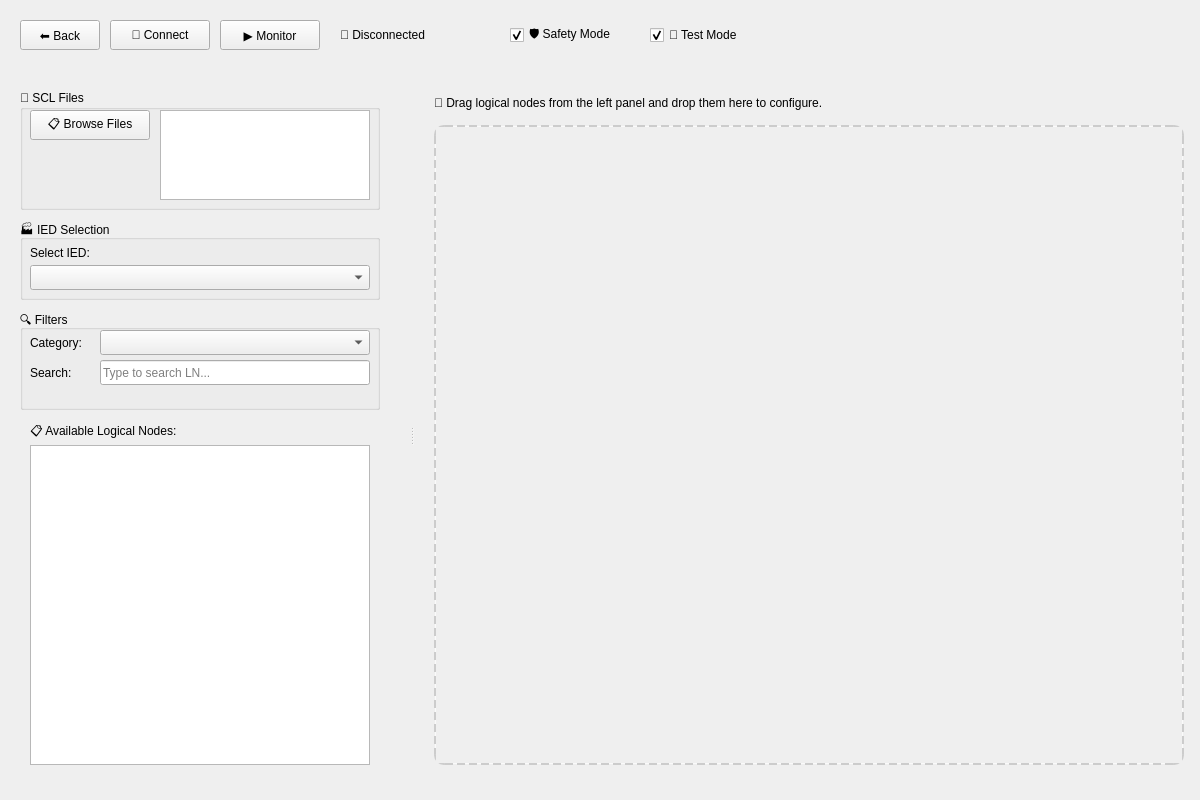
<?xml version="1.0" encoding="UTF-8"?>
<ui version="4.0">
 <class>EasyEditorWidget</class>
 <widget class="QWidget" name="EasyEditorWidget">
  <property name="geometry">
   <rect>
    <x>0</x>
    <y>0</y>
    <width>1200</width>
    <height>800</height>
   </rect>
  </property>
  <property name="windowTitle">
   <string>SCL Logical Node Editor</string>
  </property>
  
  <!-- Top Control Bar -->
  <widget class="QPushButton" name="backBtn">
   <property name="geometry">
    <rect>
     <x>20</x>
     <y>20</y>
     <width>80</width>
     <height>30</height>
    </rect>
   </property>
   <property name="text">
    <string>⬅️ Back</string>
   </property>
  </widget>
  
  <widget class="QPushButton" name="connectBtn">
   <property name="geometry">
    <rect>
     <x>110</x>
     <y>20</y>
     <width>100</width>
     <height>30</height>
    </rect>
   </property>
   <property name="text">
    <string>🔌 Connect</string>
   </property>
  </widget>
  
  <widget class="QPushButton" name="monitorBtn">
   <property name="geometry">
    <rect>
     <x>220</x>
     <y>20</y>
     <width>100</width>
     <height>30</height>
    </rect>
   </property>
   <property name="text">
    <string>▶️ Monitor</string>
   </property>
  </widget>
  
  <widget class="QLabel" name="connectionStatus">
   <property name="geometry">
    <rect>
     <x>340</x>
     <y>20</y>
     <width>150</width>
     <height>30</height>
    </rect>
   </property>
   <property name="text">
    <string>🔴 Disconnected</string>
   </property>
  </widget>
  
  <widget class="QCheckBox" name="safetyMode">
   <property name="geometry">
    <rect>
     <x>510</x>
     <y>25</y>
     <width>120</width>
     <height>20</height>
    </rect>
   </property>
   <property name="text">
    <string>🛡️ Safety Mode</string>
   </property>
   <property name="checked">
    <bool>true</bool>
   </property>
  </widget>
  
  <widget class="QCheckBox" name="testMode">
   <property name="geometry">
    <rect>
     <x>650</x>
     <y>25</y>
     <width>100</width>
     <height>20</height>
    </rect>
   </property>
   <property name="text">
    <string>🧪 Test Mode</string>
   </property>
   <property name="checked">
    <bool>true</bool>
   </property>
  </widget>
  
  <!-- Main Content Area -->
  <widget class="QSplitter" name="mainSplitter">
   <property name="geometry">
    <rect>
     <x>10</x>
     <y>80</y>
     <width>1180</width>
     <height>710</height>
    </rect>
   </property>
   <property name="orientation">
    <enum>Qt::Horizontal</enum>
   </property>
   
   <!-- Left Panel -->
   <widget class="QWidget" name="leftPanel">
    <property name="maximumSize">
     <size>
      <width>400</width>
      <height>16777215</height>
     </size>
    </property>
    
    <widget class="QGroupBox" name="filesGroup">
     <property name="geometry">
      <rect>
       <x>10</x>
       <y>10</y>
       <width>360</width>
       <height>120</height>
      </rect>
     </property>
     <property name="title">
      <string>📁 SCL Files</string>
     </property>
     
     <widget class="QPushButton" name="loadFilesBtn">
      <property name="geometry">
       <rect>
        <x>10</x>
        <y>20</y>
        <width>120</width>
        <height>30</height>
       </rect>
      </property>
      <property name="text">
       <string>📋 Browse Files</string>
      </property>
     </widget>
     
     <widget class="QListWidget" name="filesListShow">
      <property name="geometry">
       <rect>
        <x>140</x>
        <y>20</y>
        <width>210</width>
        <height>90</height>
       </rect>
      </property>
     </widget>
    </widget>
    
    <!-- IED Selection -->
    <widget class="QGroupBox" name="iedGroup">
     <property name="geometry">
      <rect>
       <x>10</x>
       <y>140</y>
       <width>360</width>
       <height>80</height>
      </rect>
     </property>
     <property name="title">
      <string>🏭 IED Selection</string>
     </property>
     
     <widget class="QLabel" name="iedLabel">
      <property name="geometry">
       <rect>
        <x>10</x>
        <y>20</y>
        <width>80</width>
        <height>25</height>
       </rect>
      </property>
      <property name="text">
       <string>Select IED:</string>
      </property>
     </widget>
     
     <widget class="QComboBox" name="iedCombo">
      <property name="geometry">
       <rect>
        <x>10</x>
        <y>45</y>
        <width>340</width>
        <height>25</height>
       </rect>
      </property>
     </widget>
    </widget>
    
    <!-- Filters -->
    <widget class="QGroupBox" name="filtersGroup">
     <property name="geometry">
      <rect>
       <x>10</x>
       <y>230</y>
       <width>360</width>
       <height>100</height>
      </rect>
     </property>
     <property name="title">
      <string>🔍 Filters</string>
     </property>
     
     <widget class="QLabel" name="categoryLabel">
      <property name="geometry">
       <rect>
        <x>10</x>
        <y>20</y>
        <width>60</width>
        <height>25</height>
       </rect>
      </property>
      <property name="text">
       <string>Category:</string>
      </property>
     </widget>
     
     <widget class="QComboBox" name="categoryCombo">
      <property name="geometry">
       <rect>
        <x>80</x>
        <y>20</y>
        <width>270</width>
        <height>25</height>
       </rect>
      </property>
     </widget>
     
     <widget class="QLabel" name="searchLabel">
      <property name="geometry">
       <rect>
        <x>10</x>
        <y>50</y>
        <width>60</width>
        <height>25</height>
       </rect>
      </property>
      <property name="text">
       <string>Search:</string>
      </property>
     </widget>
     
     <widget class="QLineEdit" name="searchBox">
      <property name="geometry">
       <rect>
        <x>80</x>
        <y>50</y>
        <width>270</width>
        <height>25</height>
       </rect>
      </property>
      <property name="placeholderText">
       <string>Type to search LN...</string>
      </property>
     </widget>
    </widget>
    
    <!-- Logical Nodes List -->
    <widget class="QLabel" name="listLabel">
     <property name="geometry">
      <rect>
       <x>20</x>
       <y>340</y>
       <width>200</width>
       <height>25</height>
      </rect>
     </property>
     <property name="text">
      <string>📋 Available Logical Nodes:</string>
     </property>
    </widget>
    
    <widget class="QListWidget" name="lnList">
     <property name="geometry">
      <rect>
       <x>20</x>
       <y>365</y>
       <width>340</width>
       <height>320</height>
      </rect>
     </property>
    </widget>
   </widget>
   
   <!-- Right Panel -->
   <widget class="QWidget" name="rightPanel">
    <widget class="QLabel" name="instructionLabel">
     <property name="geometry">
      <rect>
       <x>20</x>
       <y>10</y>
       <width>600</width>
       <height>25</height>
      </rect>
     </property>
     <property name="text">
      <string>🎯 Drag logical nodes from the left panel and drop them here to configure.</string>
     </property>
    </widget>
    
    <widget class="QScrollArea" name="dropZone">
     <property name="geometry">
      <rect>
       <x>20</x>
       <y>45</y>
       <width>750</width>
       <height>640</height>
      </rect>
     </property>
     <property name="widgetResizable">
      <bool>true</bool>
     </property>
     <property name="acceptDrops">
      <bool>true</bool>
     </property>
     <property name="styleSheet">
      <string>QScrollArea {
    background-color: #fafafa;
    border: 2px dashed #ccc;
    border-radius: 10px;
}
QScrollArea:hover {
    border-color: #4CAF50;
    background-color: #f0fff0;
}</string>
     </property>
     <widget class="QWidget" name="scrollAreaWidgetContents">
      <property name="geometry">
       <rect>
        <x>0</x>
        <y>0</y>
        <width>748</width>
        <height>638</height>
       </rect>
      </property>
     </widget>
    </widget>
   </widget>
  </widget>
 </widget>
 <resources/>
 <connections/>
</ui>
